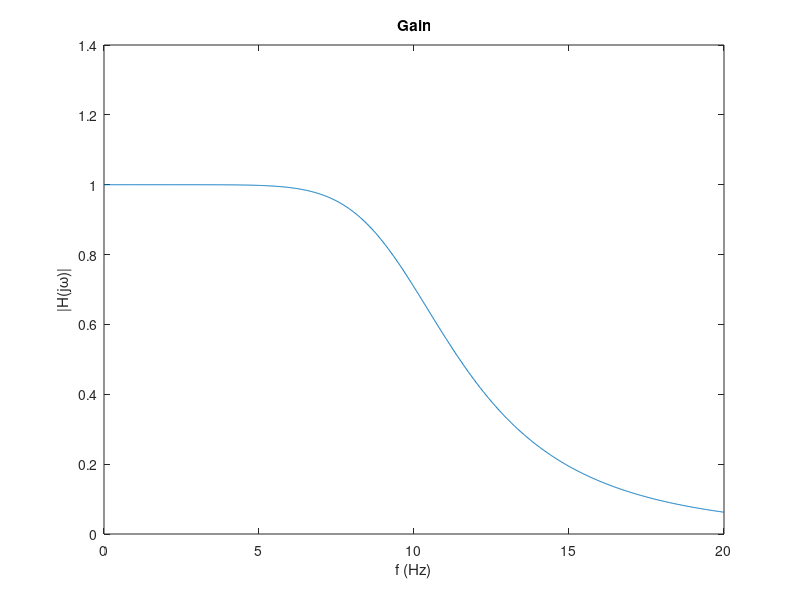

Write the MATLAB code that produced this figure. (Note: this script raises an error after producing the figure.)
% hw9pr2.m
close all

%% Part D

fp = 10;
wc = 2*pi*fp;
f = linspace(0, 20, 1000);
w = 2*pi*f;

t0 = 1j*w - wc*exp(1j*(5*pi/8));
t1 = 1j*w - wc*exp(1j*(7*pi/8));
t2 = 1j*w - wc*exp(1j*(9*pi/8));
t3 = 1j*w - wc*exp(1j*(11*pi/8));

H1 = wc^4./(t0.*t1.*t2.*t3);

figure(1)
plot(f,abs(H1))
title('Gain')
xlabel('f (Hz)')
ylabel('|H(j\omega)|')

%% Part E

CI1  = 0.22e-6; CI2  = 0.1e-6;
CII1 = 0.22e-6; CII2 = 0.1e-6;

% Calculate ideal resistor values.
[RI1i, RI2i]   = skdesign(wc, CI1,  CI2,  7*pi/8);
[RII1i, RII2i] = skdesign(wc, CII1, CII2, 5*pi/8);

% Use standard values.
RI1  = 47e3; RI2  = 270e3;
RII1 = 27e3; RII2 = 100e3;

s = 1j*w;
H2I  = 1./(RI1*CI1*RI2*CI2*s.^2     + (RI1+RI2)*CI2.*s    + 1);
H2II = 1./(RII1*CII1*RII2*CII2*s.^2 + (RII1+RII2)*CII2.*s + 1);
H2   = H2I.*H2II;


figure(2)
plot(f,abs(H2))
title('Gain')
xlabel('f (Hz)')
ylabel('|H(j\omega)|')